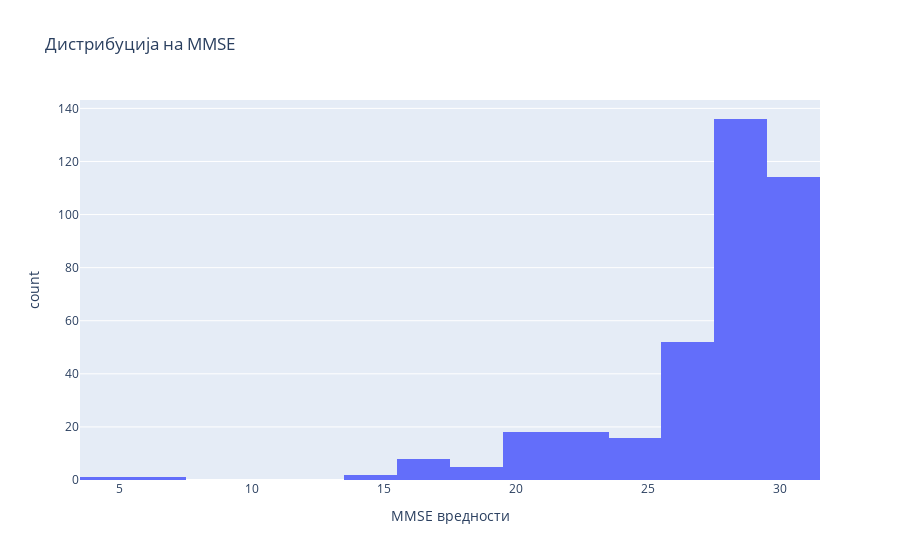

Source (notebook cell):
### Markdown cell above
### Проверка на дистрибуцијата на MMSE маркерот

### Code cell
hist = px.histogram(data, x='MMSE', nbins=20, title='Дистрибуција на MMSE', labels={'MMSE': 'MMSE вредности'})
hist.show()

### Figure 1 — Plotly figure (JSON) as saved in the notebook; plotly's stock layout.template omitted (floating-point values rounded to 4 significant figures; data arrays with more than 128 entries replaced by an {"elided": "..."} marker saying what was removed)
{"data": [{"alignmentgroup": "True", "bingroup": "x", "hovertemplate": "MMSE вредности=%{x}<br>count=%{y}<extra></extra>", "legendgroup": "", "marker": {"color": "#636efa", "pattern": {"shape": ""}}, "name": "", "nbinsx": 20, "offsetgroup": "", "orientation": "v", "showlegend": false, "type": "histogram", "x": {"elided": "373 int values"}, "xaxis": "x", "yaxis": "y"}], "layout": {"autosize": true, "barmode": "relative", "legend": {"tracegroupgap": 0}, "title": {"text": "Дистрибуција на MMSE"}, "xaxis": {"anchor": "y", "autorange": true, "domain": [0, 1], "range": [3.5, 31.5], "title": {"text": "MMSE вредности"}, "type": "linear"}, "yaxis": {"anchor": "x", "autorange": true, "domain": [0, 1], "range": [0, 143.2], "title": {"text": "count"}}}}
